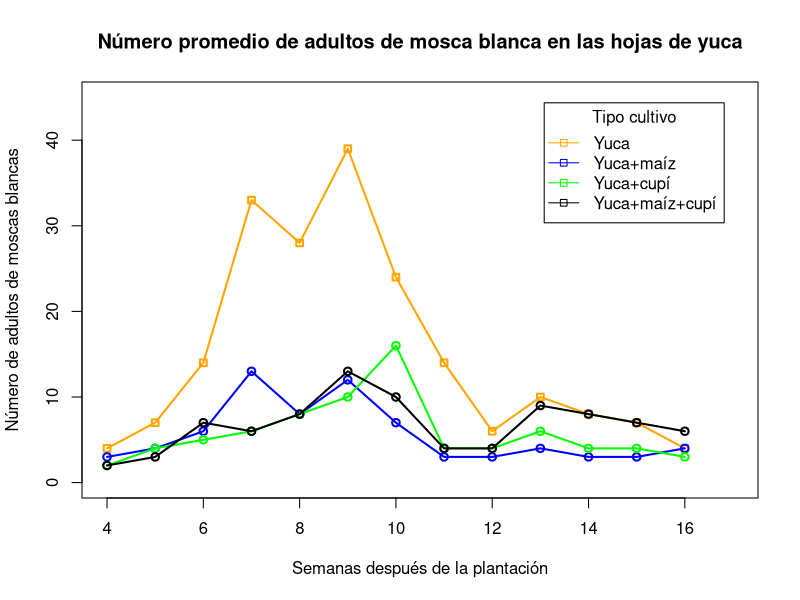

R code for this plot:
# Epidemiología vegetal
# Ejercicio 8
# Dr. Ezequiel López
# Dr. Byron González
# http://cete.fausac.gt
# Este material es una traducción libre con base en el texto  
# Ecology and Epidemiology in R: Disease Progress Over Time
# https://www.apsnet.org/edcenter/disimpactmngmnt/topc/EcologyAndEpidemiologyInR/DiseaseProgress/Pages/default.aspx

## Modelando la población de mosca blanca a lo largo del tiempo

## Cargue los datos como vectores numéricos

weeksAfterPlantingM <-
  c(4, 5, 6, 7, 8, 9, 10, 11, 12, 13, 14, 15, 16);

WFForCassavaM <-
  c(4, 7, 14, 33, 28, 39, 24, 14, 6, 10, 8, 7, 4);

WFForCassavaAndMaizeM <-
  c(3, 4, 6, 13, 8, 12, 7, 3, 3, 4, 3, 3, 4);

WFForCassavaAndCowpeaM <-
  c(2, 4, 5, 6, 8, 10, 16, 4, 4, 6, 4, 4, 3);

WFForCassavaAndMaizeAndCowpeaM <-
  c(2, 3, 7, 6, 8, 13, 10, 4, 4, 9, 8, 7, 6);

## Establecer valores predeterminados para dibujar una gráfica

default_type = 'o';
default_pch = 22;
default_xlim = c(4, 17);
default_ylim = c(0, 45);
default_xlab = 'Semanas después de la plantación';
default_ylab = 'Número de adultos de moscas blancas';
default_color1 = 'orange';
default_color2 = 'blue';
default_color3 = 'green';
default_color4 = 'black';
default_lty_for_actual_data = 1;
default_lty_for_fitted_data = 2;
default_lwd_for_actual_data = 2;
default_lwd_for_fitted_data = 1;

## Gráfica de la población de insectos contra semanas después de la plantación

# Gráfica de la población de insectos para yuca en monocultivo


plot(
  weeksAfterPlantingM, WFForCassavaM,
  type = default_type,
  pch = default_pch,
  lwd = default_lwd_for_actual_data,
  xlim = default_xlim,
  ylim = default_ylim,
  xlab = default_xlab,
  ylab = default_ylab,
  col = default_color1
);

title(
  main=
    'Número promedio de adultos de mosca blanca en las hojas de yuca'
);

# Gráfico de población de insectos para yuca intercalada con maíz

lines(
  weeksAfterPlantingM, WFForCassavaAndMaizeM,
  type = default_type,
  lwd = default_lwd_for_actual_data,
  col = default_color2
);

# Gráfico de población de insectos de mosca blanca para yuca intercalada con # caupí 

lines(
  weeksAfterPlantingM, WFForCassavaAndCowpeaM,
  type = default_type,
  col = default_color3,
  lwd = default_lwd_for_actual_data
);

# Gráfica de poblaciones de insectos para yuca intercalada
#    con maíz y cupí

lines(
  weeksAfterPlantingM,
  WFForCassavaAndMaizeAndCowpeaM,
  type = default_type,
  col = default_color4,
  lwd = default_lwd_for_actual_data
);

## Agregue la leyenda al gráfico

legend(
  'topright',
  c(
    'Yuca',
    'Yuca+maíz',
    'Yuca+cupí',
    'Yuca+maíz+cupí'
  ),
  pch = 22,
  lty = 1,
  col = c(
    'orange',
    
    'blue',
    'green',
    'black'
  ),
  title = 'Tipo cultivo',
  inset = 0.05
)